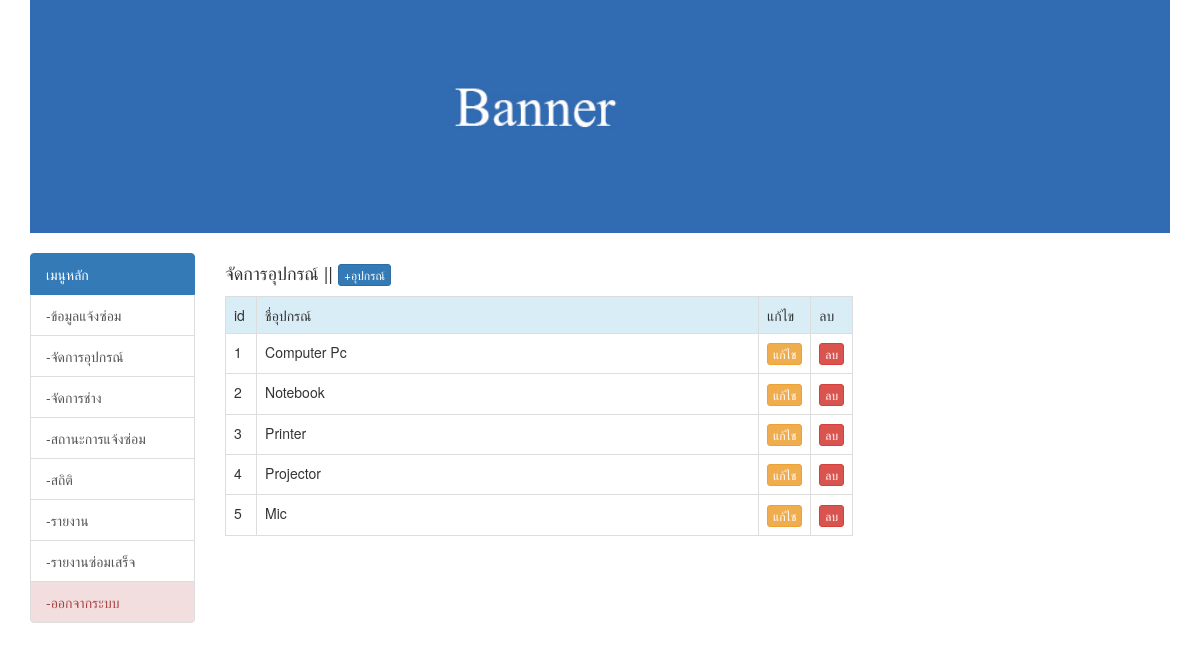
The page /device.php (signed in) on the database its author committed.
### tables this page shows
CREATE TABLE `tbl_devices` (
  `der_id` int(11) NOT NULL COMMENT 'รหัสเครื่อง',
  `der_name` varchar(100) NOT NULL COMMENT 'ชื่ออุปกรณ์',
  `datesave` timestamp NOT NULL DEFAULT CURRENT_TIMESTAMP COMMENT 'วันเวลาที่เพิ่มข้อมูล'
);

### device_list.php (the view, shortened to what this page needs)
<?php require_once('Connections/Repair.php'); ?>
<?php
$maxRows_rsdev = 10;
$pageNum_rsdev = 0;
$startRow_rsdev = $pageNum_rsdev * $maxRows_rsdev;
$query_rsdev = "SELECT * FROM tbl_devices";
$query_limit_rsdev = sprintf("%s LIMIT %d, %d", $query_rsdev, $startRow_rsdev, $maxRows_rsdev);
$rsdev = mysql_query($query_limit_rsdev, $Repair) or die(mysql_error());
$row_rsdev = mysql_fetch_assoc($rsdev);
?>
<!DOCTYPE html PUBLIC "-//W3C//DTD XHTML 1.0 Transitional//EN" "http://www.w3.org/TR/xhtml1/DTD/xhtml1-transitional.dtd">
<html xmlns="http://www.w3.org/1999/xhtml">
<head>
</head>
<body>
<table border="1" class="table table-bordered">
  <tr class="info">
    <td width="5%">id</td>
    <td width="85%">ชื่อุปกรณ์</td>
    <td width="5%">แก้ไข</td>
    <td width="5%">ลบ</td>
  </tr>
  <?php do { ?>
    <tr>
      <td><?php echo $row_rsdev['der_id']; ?></td>
      <td><?php echo $row_rsdev['der_name']; ?></td>
      <td><a href="device.php?der_id=<?php echo $row_rsdev['der_id']; ?>&act=edit" class="btn btn-warning btn-xs">แก้ไช</a></td>
      <td><a href="devices_del.php?der_id=<?php echo $row_rsdev['der_id'];?>" onclick="return confirm('ยืนยัน');" class="btn btn-danger btn-xs">ลบ</a></td>
    </tr>
    <?php } while ($row_rsdev = mysql_fetch_assoc($rsdev)); ?>
</table>
</body>
</html>

### rows shown on the page
tbl_devices: der_id "1", der_name "Computer Pc"
tbl_devices: der_id "2", der_name "Notebook"
tbl_devices: der_id "3", der_name "Printer"
tbl_devices: der_id "4", der_name "Projector"
tbl_devices: der_id "5", der_name "Mic"
